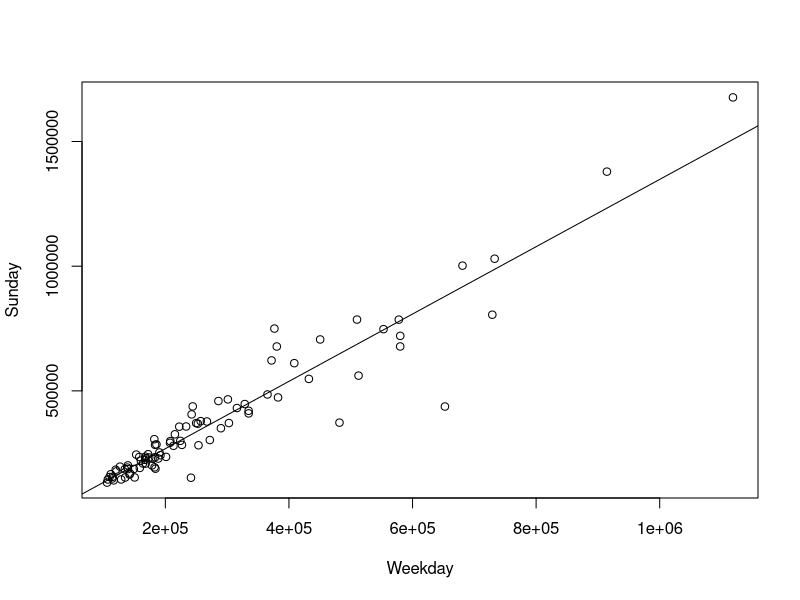
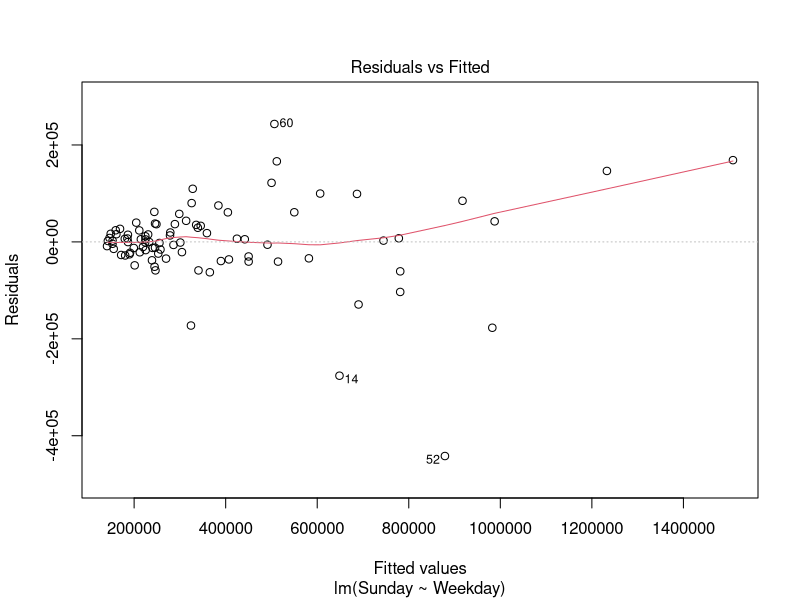
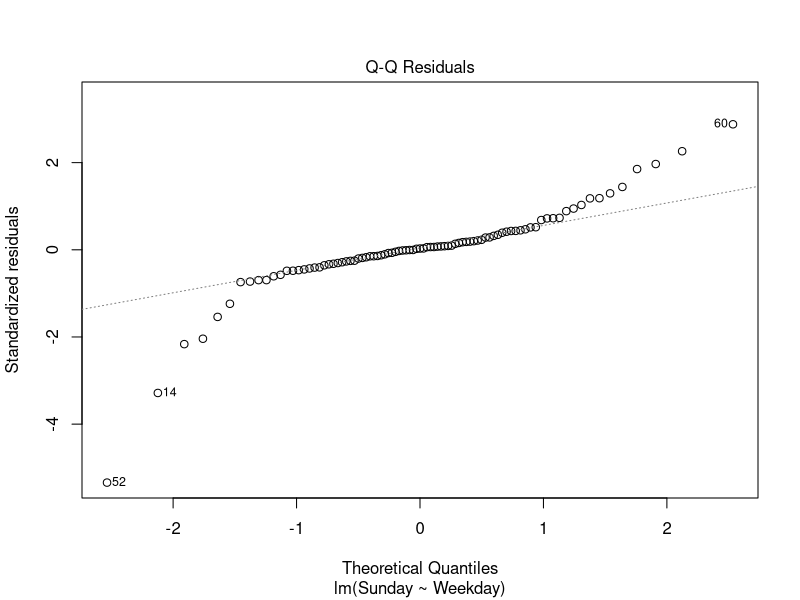
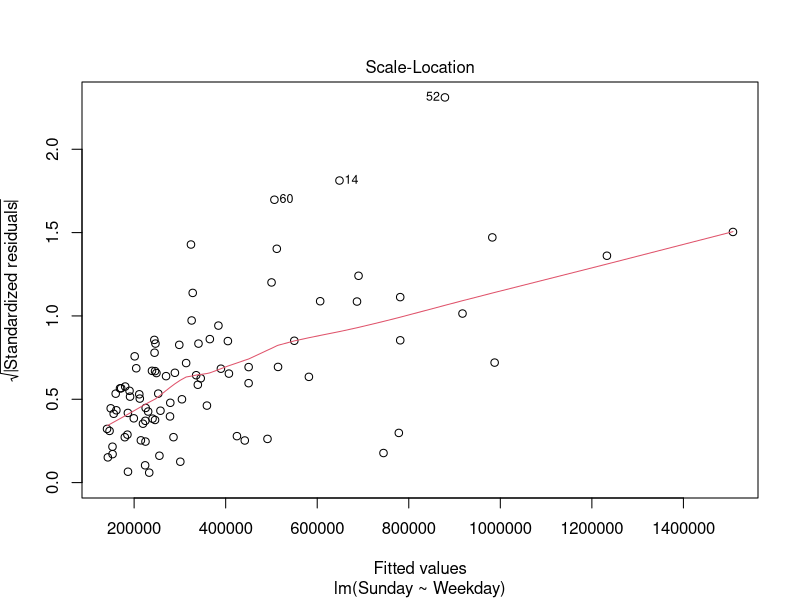
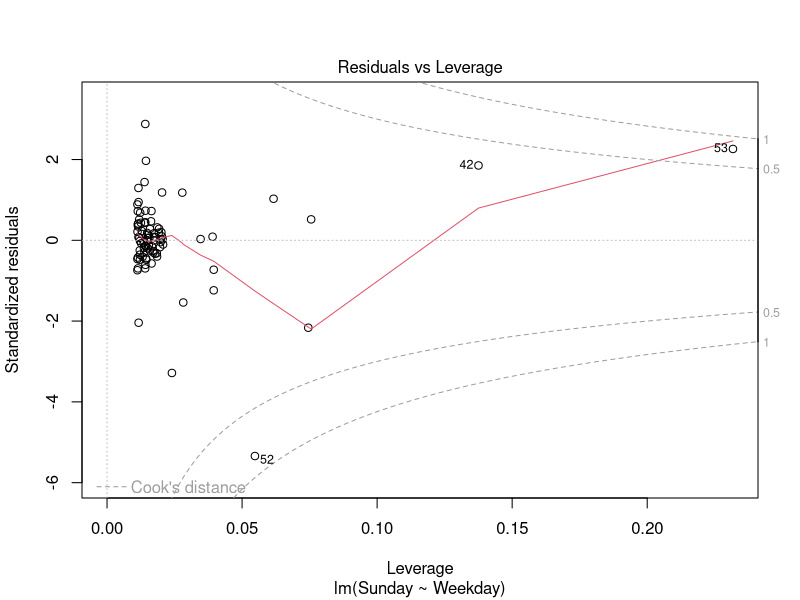

R code for these plots, in order: (Note: this script raises an error after producing the figures.)
# Data for weekday and Sunday circulation of 89 US newspapers are
# given in circulation.txt. We are interested in predicting the Sunday 
# circulation of a newspaper that has a weekday circulation of 210,000.

circ <- read.table('HW2 9.23.24/circulation.txt', header=TRUE, sep='\t')
plot(Sunday ~ Weekday, data=circ)
model_fit <- lm(Sunday ~ Weekday, data=circ)
summary(model_fit)
abline(model_fit)
plot(model_fit)

# find leverage values greater than 4/n
n <- nrow(circ)
lev_vals <- hatvalues(model_fit)
lev_threshold <- 4 / n
high_lev_points <- which(leverage_vals > threshold)


# find  standardized residuals with absolute value greater than 2
residuals <- rstandard(model_fit)
outliers <- which(abs(residuals) > 2)

#find high leverage points that are not outliers
high_lev_not_outliers <- setdiff(high_lev_points, high_residuals)

# find cook's distance greater than 4/(n-2)
cooks_distances <- cooks.distance(model_fit)
cooks_threshold <- 4 / (n - 2)
high_cooks <- which(cooks_distances > cooks_threshold)

cat("High Leverage Points: ", high_lev_points, "\n")
cat("Outliers: ", outliers, "\n")
cat("High Leverage Points that are not Outliers: ", high_lev_not_outliers, "\n")
cat("High Cooks Distances: ", high_cooks, "\n")

